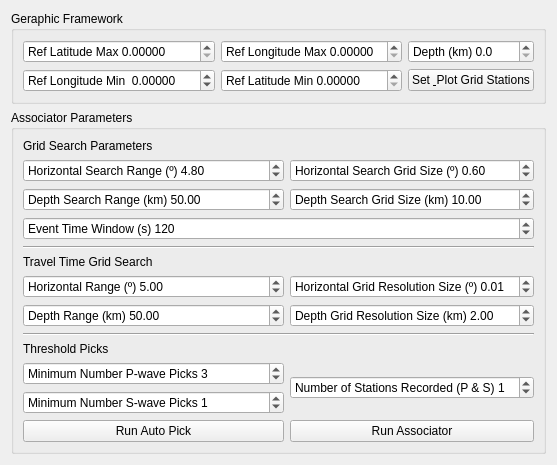
      <widget class="QWidget" name="tab">
       <attribute name="title">
        <string>Params. Associator</string>
       </attribute>
       <layout class="QVBoxLayout" name="verticalLayout_3">
        <item>
         <widget class="QGroupBox" name="groupBox_10">
          <property name="toolTip">
           <string>Search range in depth (km)</string>
          </property>
          <property name="title">
           <string>Geraphic Framework</string>
          </property>
          <layout class="QGridLayout" name="gridLayout_9">
           <item row="1" column="0">
            <widget class="QDoubleSpinBox" name="lon_refMin">
             <property name="toolTip">
              <string>Longitude min</string>
             </property>
             <property name="prefix">
              <string>Ref Longitude Min  </string>
             </property>
             <property name="decimals">
              <number>5</number>
             </property>
             <property name="minimum">
              <double>-180.000000000000000</double>
             </property>
             <property name="maximum">
              <double>180.000000000000000</double>
             </property>
             <property name="singleStep">
              <double>0.050000000000000</double>
             </property>
            </widget>
           </item>
           <item row="0" column="0">
            <widget class="QDoubleSpinBox" name="lat_refMaxSB">
             <property name="toolTip">
              <string>Latitude max</string>
             </property>
             <property name="prefix">
              <string>Ref Latitude Max </string>
             </property>
             <property name="decimals">
              <number>5</number>
             </property>
             <property name="maximum">
              <double>90.000000000000000</double>
             </property>
             <property name="singleStep">
              <double>0.050000000000000</double>
             </property>
            </widget>
           </item>
           <item row="0" column="1">
            <widget class="QDoubleSpinBox" name="lon_refMaxSB">
             <property name="toolTip">
              <string>Longitude max.</string>
             </property>
             <property name="prefix">
              <string>Ref Longitude Max </string>
             </property>
             <property name="decimals">
              <number>5</number>
             </property>
             <property name="maximum">
              <double>90.000000000000000</double>
             </property>
             <property name="singleStep">
              <double>0.050000000000000</double>
             </property>
            </widget>
           </item>
           <item row="1" column="1">
            <widget class="QDoubleSpinBox" name="lat_refMinSB">
             <property name="toolTip">
              <string>Latitude min</string>
             </property>
             <property name="prefix">
              <string>Ref Latitude Min </string>
             </property>
             <property name="decimals">
              <number>5</number>
             </property>
             <property name="maximum">
              <double>90.000000000000000</double>
             </property>
             <property name="singleStep">
              <double>0.050000000000000</double>
             </property>
            </widget>
           </item>
           <item row="0" column="2">
            <widget class="QDoubleSpinBox" name="depthSB">
             <property name="toolTip">
              <string>Depth max</string>
             </property>
             <property name="prefix">
              <string>Depth (km) </string>
             </property>
             <property name="decimals">
              <number>1</number>
             </property>
             <property name="maximum">
              <double>750.000000000000000</double>
             </property>
            </widget>
           </item>
           <item row="1" column="2">
            <widget class="QPushButton" name="plot_grid_stationsBtn">
             <property name="toolTip">
              <string>Plot Grid Stations</string>
             </property>
             <property name="text">
              <string>Set &amp; Plot Grid Stations</string>
             </property>
            </widget>
           </item>
          </layout>
         </widget>
        </item>
        <item>
         <widget class="QGroupBox" name="groupBox">
          <property name="title">
           <string>Associator Parameters</string>
          </property>
          <layout class="QGridLayout" name="gridLayout_10">
           <item row="7" column="0" colspan="2">
            <widget class="QDoubleSpinBox" name="TTDepthRangeBtn">
             <property name="toolTip">
              <string>Vertical range in the travel times table (km)</string>
             </property>
             <property name="prefix">
              <string>Depth Range (km) </string>
             </property>
             <property name="decimals">
              <number>2</number>
             </property>
             <property name="maximum">
              <double>700.000000000000000</double>
             </property>
             <property name="value">
              <double>50.000000000000000</double>
             </property>
            </widget>
           </item>
           <item row="2" column="2">
            <widget class="QDoubleSpinBox" name="DepthGridSizeBtn">
             <property name="toolTip">
              <string>Search grid size for depth (km)</string>
             </property>
             <property name="prefix">
              <string>Depth Search Grid Size (km) </string>
             </property>
             <property name="decimals">
              <number>2</number>
             </property>
             <property name="value">
              <double>10.000000000000000</double>
             </property>
            </widget>
           </item>
           <item row="4" column="0" colspan="3">
            <widget class="Line" name="line">
             <property name="orientation">
              <enum>Qt::Horizontal</enum>
             </property>
            </widget>
           </item>
           <item row="12" column="0" colspan="2">
            <widget class="QSpinBox" name="ThresholdSwaveSB">
             <property name="toolTip">
              <string>Minimum number of S-phase selections required in an event</string>
             </property>
             <property name="suffix">
              <string/>
             </property>
             <property name="prefix">
              <string>Minimum Number S-wave Picks </string>
             </property>
             <property name="value">
              <number>1</number>
             </property>
            </widget>
           </item>
           <item row="8" column="0" rowspan="2" colspan="3">
            <widget class="Line" name="line_2">
             <property name="orientation">
              <enum>Qt::Horizontal</enum>
             </property>
            </widget>
           </item>
           <item row="1" column="0" colspan="2">
            <widget class="QDoubleSpinBox" name="gridSearchParamHorizontalRangeBtn">
             <property name="toolTip">
              <string>Horizontal search range centered on the station where the first phase is recorded (degrees).</string>
             </property>
             <property name="prefix">
              <string>Horizontal Search Range (º) </string>
             </property>
             <property name="decimals">
              <number>2</number>
             </property>
             <property name="singleStep">
              <double>0.100000000000000</double>
             </property>
             <property name="value">
              <double>4.800000000000000</double>
             </property>
            </widget>
           </item>
           <item row="1" column="2">
            <widget class="QDoubleSpinBox" name="HorizontalGridSizeBtn">
             <property name="toolTip">
              <string>Search grid size for epicenter (degree)</string>
             </property>
             <property name="prefix">
              <string>Horizontal Search Grid Size (º) </string>
             </property>
             <property name="decimals">
              <number>2</number>
             </property>
             <property name="singleStep">
              <double>0.100000000000000</double>
             </property>
             <property name="value">
              <double>0.600000000000000</double>
             </property>
            </widget>
           </item>
           <item row="3" column="0" colspan="3">
            <widget class="QDoubleSpinBox" name="EventTimeWindow">
             <property name="toolTip">
              <string>Time between two events (seconds)</string>
             </property>
             <property name="prefix">
              <string>Event Time Window (s) </string>
             </property>
             <property name="decimals">
              <number>0</number>
             </property>
             <property name="maximum">
              <double>3600.000000000000000</double>
             </property>
             <property name="value">
              <double>120.000000000000000</double>
             </property>
            </widget>
           </item>
           <item row="11" column="0" colspan="2">
            <widget class="QSpinBox" name="ThresholdPwaveSB">
             <property name="toolTip">
              <string>Minimum number of P-phase selections required in an event</string>
             </property>
             <property name="statusTip">
              <string>Minimum number of P-phase selections required in an event</string>
             </property>
             <property name="suffix">
              <string/>
             </property>
             <property name="prefix">
              <string>Minimum Number P-wave Picks </string>
             </property>
             <property name="value">
              <number>3</number>
             </property>
            </widget>
           </item>
           <item row="13" column="2">
            <widget class="QPushButton" name="realBtn">
             <property name="toolTip">
              <string>Associator</string>
             </property>
             <property name="text">
              <string>Run Associator</string>
             </property>
            </widget>
           </item>
           <item row="11" column="2" rowspan="2">
            <widget class="QSpinBox" name="number_stations_picksSB">
             <property name="toolTip">
              <string>Minimum number of stations where there must be P and S picks</string>
             </property>
             <property name="suffix">
              <string/>
             </property>
             <property name="prefix">
              <string>Number of Stations Recorded (P &amp; S) </string>
             </property>
             <property name="value">
              <number>1</number>
             </property>
            </widget>
           </item>
           <item row="7" column="2">
            <widget class="QDoubleSpinBox" name="TTDepthGridSizeBtn">
             <property name="toolTip">
              <string>Vertical grid size of travel times table (km)</string>
             </property>
             <property name="statusTip">
              <string>Grid size of travel times table (km)</string>
             </property>
             <property name="prefix">
              <string>Depth Grid Resolution Size (km) </string>
             </property>
             <property name="decimals">
              <number>2</number>
             </property>
             <property name="maximum">
              <double>50.000000000000000</double>
             </property>
             <property name="value">
              <double>2.000000000000000</double>
             </property>
            </widget>
           </item>
           <item row="5" column="0" colspan="3">
            <widget class="QLabel" name="label_21">
             <property name="text">
              <string>Travel Time Grid Search</string>
             </property>
            </widget>
           </item>
           <item row="13" column="0" colspan="2">
            <widget class="QPushButton" name="phasenetBtn">
             <property name="toolTip">
              <string>Auto Pick</string>
             </property>
             <property name="text">
              <string>Run Auto Pick</string>
             </property>
            </widget>
           </item>
           <item row="6" column="0" colspan="2">
            <widget class="QDoubleSpinBox" name="TTHorizontalRangeBtn">
             <property name="toolTip">
              <string>Horizontal range in the travel times table (degree)</string>
             </property>
             <property name="statusTip">
              <string>Horizontal range in the travel times table (degree)</string>
             </property>
             <property name="prefix">
              <string>Horizontal Range (º) </string>
             </property>
             <property name="decimals">
              <number>2</number>
             </property>
             <property name="maximum">
              <double>50.000000000000000</double>
             </property>
             <property name="singleStep">
              <double>0.200000000000000</double>
             </property>
             <property name="value">
              <double>5.000000000000000</double>
             </property>
            </widget>
           </item>
           <item row="2" column="0" colspan="2">
            <widget class="QDoubleSpinBox" name="DepthSearchParamHorizontalRangeBtn">
             <property name="toolTip">
              <string>Depth search range (km)</string>
             </property>
             <property name="statusTip">
              <string>Vertical range in the travel times table (km)</string>
             </property>
             <property name="prefix">
              <string>Depth Search Range (km) </string>
             </property>
             <property name="decimals">
              <number>2</number>
             </property>
             <property name="value">
              <double>50.000000000000000</double>
             </property>
            </widget>
           </item>
           <item row="0" column="0" colspan="3">
            <widget class="QLabel" name="label_20">
             <property name="text">
              <string>Grid Search Parameters</string>
             </property>
            </widget>
           </item>
           <item row="6" column="2">
            <widget class="QDoubleSpinBox" name="TTHorizontalGridSizeBtn">
             <property name="toolTip">
              <string>Grid size of the travel times table (degree)</string>
             </property>
             <property name="statusTip">
              <string>Travel times table grid size (degree)</string>
             </property>
             <property name="prefix">
              <string>Horizontal Grid Resolution Size (º) </string>
             </property>
             <property name="decimals">
              <number>2</number>
             </property>
             <property name="maximum">
              <double>10.000000000000000</double>
             </property>
             <property name="singleStep">
              <double>0.250000000000000</double>
             </property>
             <property name="value">
              <double>0.010000000000000</double>
             </property>
            </widget>
           </item>
           <item row="10" column="0">
            <widget class="QLabel" name="label_22">
             <property name="text">
              <string>Threshold Picks</string>
             </property>
            </widget>
           </item>
          </layout>
         </widget>
        </item>
       </layout>
      </widget>
